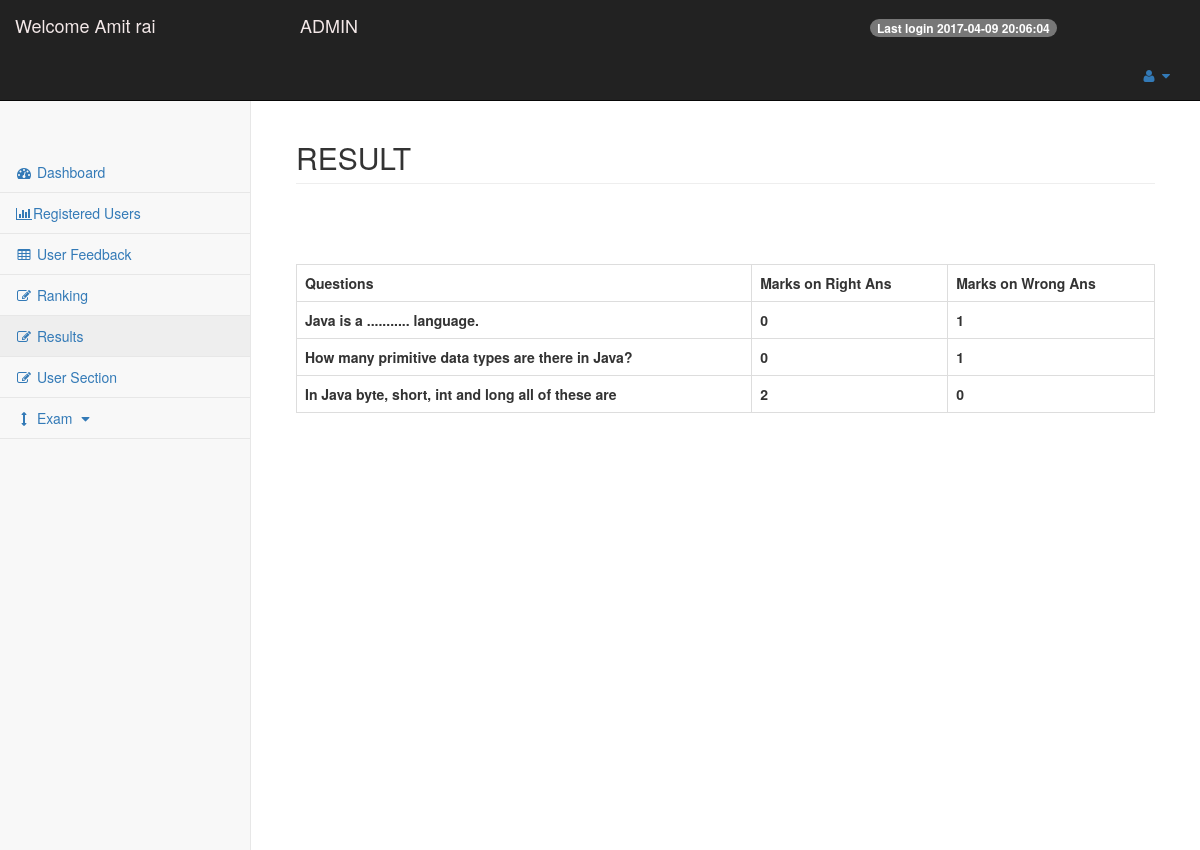
Screenshot of /admin/result.php?q=123&name=Amit Rai&demail=arajanrai@gmail.com (signed in) with the database file from the repository.
### tables this page shows
CREATE TABLE `all_questions` (
  `ques_no` int(5) NOT NULL,
  `QUESTION` varchar(1000) NOT NULL,
  `ques_img` varchar(1000) DEFAULT NULL,
  `A` varchar(1000) NOT NULL,
  `img_a` varchar(1000) DEFAULT NULL,
  `B` varchar(1000) NOT NULL,
  `img_b` varchar(1000) DEFAULT NULL,
  `C` varchar(1000) NOT NULL,
  `img_c` varchar(1000) DEFAULT NULL,
  `D` varchar(1000) NOT NULL,
  `img_d` varchar(1000) DEFAULT NULL,
  `CORRECT_ANSWER` varchar(1) NOT NULL,
  `sn` int(100) DEFAULT '0',
  `title` varchar(40) NOT NULL,
  `unique_id` varchar(20) NOT NULL,
  `TIME` timestamp NOT NULL DEFAULT CURRENT_TIMESTAMP
);

CREATE TABLE `result` (
  `sno` int(11) NOT NULL,
  `email` varchar(30) NOT NULL,
  `right_answer` int(11) NOT NULL,
  `wrong_answer` int(11) NOT NULL,
  `un_answer` int(11) NOT NULL,
  `choosen_option` varchar(1) NOT NULL,
  `unique_id` varchar(20) NOT NULL
);

### core/classes/Database.php (called while the page is built, shortened)
<?php
class Database
{
    public $link;
    public function __construct()
    {
        $link = $this->connect();
        $this->link = $link;
        return $link;
    }
    private function connect()
    {
        $link = mysqli_connect(
            self::HOST,
            self::USER,
            self::PASS,
            self::DB) or $this->getError();
        return $link;
    }
    public function get($query = '')
    {
        if ($query) {
            $result = mysqli_query($this->link, $query) or $this->getError();
            if ($result) {
                return $result;
            }
        }
        return null;
    }
}

### admin/result.php (the view, shortened to what this page needs)
<!DOCTYPE html>
<?php
require_once 'headeradmin.php';
?>
<div id="page-wrapper">
    <div class="container-fluid">
        <div class="row">
            <div class="col-lg-12">
                <div class="row">
                    <div class="col-lg-12">
                        <h2 class="page-header">RESULT</h2>
        <?php
        if (@$_GET['q'] == 123) {
        ?>
        <table class="table table-bordered ">
            <tr>
                <th>Questions</th>
                <th>Marks on Right Ans</th>
                <th>Marks on Wrong Ans</th>
            </tr>
            <?php
            $myemail = $_GET['demail'];
            $Database = new Database();
            $all = $Database->get("SELECT * FROM assigned_set");
            if (mysqli_num_rows($all) >= 1) {
                $result = [];
                while ($row = mysqli_fetch_assoc($all)) {
                    array_push($result, $row);
                }
                foreach ($result as $data) {
                    $email = explode(",", $data['email']);
                    foreach ($email as $item) {
                        if ($myemail == $item) {
                            $assigned_set = $data['assigned_set'];
                            $title = $Database->get("SELECT * FROM question_set where set_name='$assigned_set'");
                            if (mysqli_num_rows($title) >= 1) {
                                $exam_title = [];
                                while ($row1 = mysqli_fetch_assoc($title)) {
                                    array_push($exam_title, $row1);
                                }
                                foreach ($exam_title as $value) {
                                    $query1 = $Database->get("select * from question_set where set_name='$assigned_set'");
                                    if (mysqli_num_rows($query1) >= 1) {
                                        $result = [];
                                        while ($row = mysqli_fetch_assoc($query1)) {
                                            array_push($result, $row);
                                        }
                                        foreach ($result as $data) {
                                            $unique_id = explode(",", $data['unique_id']);
                                            foreach ($unique_id as $item) {
                                                $item = trim($item);
                                                $uid = $item;
                                                $query2 = $Database->get("select * from all_questions where unique_id='$uid'");
                                                $result1 = [];
                                                while ($row = mysqli_fetch_assoc($query2)) {
                                                    array_push($result1, $row);
                                                }
                                                foreach ($result1 as $all_questions) {
                                                    ($query3 = $Database->get("select * from result where unique_id='$uid' and email='$myemail'"));
                                                    $result2 = [];
                                                    while ($row = mysqli_fetch_assoc($query3)) {
                                                        array_push($result2, $row);
                                                    }
                                                    foreach ($result2 as $answers) {
                                                        if ($myemail == $answers['email']) {
                                                            $right = $answers['right_answer'];
                                                            $wrong = $answers['wrong_answer'];
                                                            $qns = $all_questions['QUESTION'];
                                                            echo '<tr><th>' . $qns . '</th><th>' . $right . '</th><th>' . $wrong . '</th></tr>';
                                                            echo '<br />';
                                                        } else {
                                                            break;
                                                        }
                                                    }
                                                }
                                            }
                                        }
                                    }
                                }
                            }
                        }
                    }
                }
            }
            }
            ?>
        </table>
    </div>
</div>

### rows the page displays
all_questions: QUESTION "Java is a ........... language."
result: right_answer "0", wrong_answer "1"
all_questions: QUESTION "How many primitive data types are there in Java?"
result: right_answer "0", wrong_answer "1"
all_questions: QUESTION "In Java byte, short, int and long all of these are"
result: right_answer "2", wrong_answer "0"

### other values shown
Session::get('user')['NAME'] "Amit rai"
$_SESSION['last'] "2017-04-09 20:06:04"
